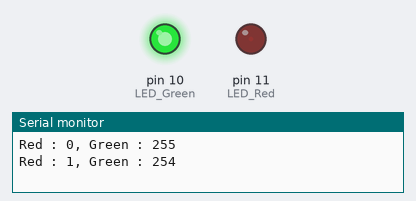
The sketch below on a simulated Arduino Uno, built with avr-gcc and run on an emulated ATmega328P. On the bench: output pins drawn as LEDs (lit = HIGH), the last lines printed to the serial monitor.

Above: at 0.05 s.
At 3.55 s:
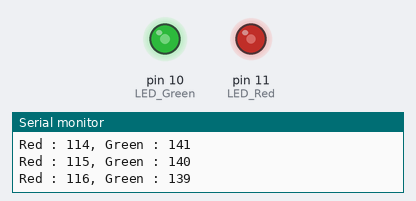
At 7.05 s:
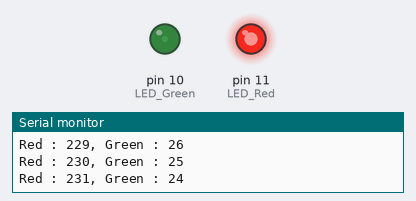
At 14.05 s:
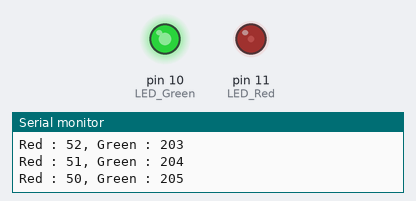
Timing chart, 0 to 20.2 s (numbered marks = the images above):
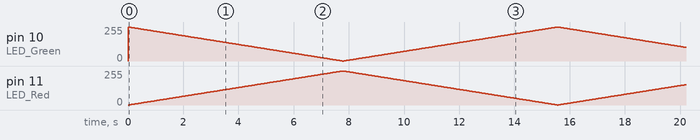

The sketch:

LED_Binary.ino
```cpp
#define LED_Red 11
#define LED_Green 10

void setup(){
  Serial.begin(9600);
  pinMode(LED_Red, OUTPUT);
  pinMode(LED_Green, OUTPUT);
}
void loop(){
  int valBright;
  for(valBright=0; valBright<=255; valBright++){
    analogWrite(LED_Red, valBright);
    analogWrite(LED_Green, 255-valBright);
    Serial.print("Red : ");
    Serial.print(valBright);
    Serial.print(", Green : ");
    Serial.println(255-valBright);
    delay(30);
  }
    for(valBright=255; valBright>0; valBright--){
    analogWrite(LED_Red, valBright);
    analogWrite(LED_Green, 255-valBright);
    Serial.print("Red : ");
    Serial.print(valBright);
    Serial.print(", Green : ");
    Serial.println(255-valBright);
    delay(30);
  }
}
```
